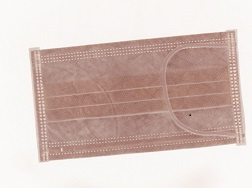
//> input picture Contours/test.jpg, 252 x 188 px
$ ./Contours   (built with g++ and OpenCV 4)
//> lines starting //> are read from the running program, lines starting //| are printed output that depends on the picture; after the words box and inside, x2 and y2 are one past the last pixel; in counts of white or black regions, pixels touching at a corner belong together
### BatchProcess/stdafx.h
// stdafx.h : 标准系统包含文件的包含文件，
// 或是经常使用但不常更改的
// 特定于项目的包含文件
//

#pragma once

#include "targetver.h"

#include <stdio.h>
#include <tchar.h>


// TODO:  在此处引用程序需要的其他头文件

### Contours/stdafx.h
// stdafx.h : 标准系统包含文件的包含文件，
// 或是经常使用但不常更改的
// 特定于项目的包含文件
//

#pragma once

#include "targetver.h"

#include <stdio.h>
#include <tchar.h>


// TODO:  在此处引用程序需要的其他头文件

### Contours/Contours.cpp
// FindRotation-angle.cpp : 定义控制台应用程序的入口点。
//

// findContours.cpp : 定义控制台应用程序的入口点。
//

#include "stdafx.h"


#include <iostream>
#include <vector>
#include <opencv2/opencv.hpp>
#include <opencv2/core/core.hpp>
#include <opencv2/imgproc/imgproc.hpp>
#include <opencv2/highgui/highgui.hpp>


#pragma comment(lib,"opencv_core2410d.lib")
#pragma comment(lib,"opencv_highgui2410d.lib")
#pragma comment(lib,"opencv_imgproc2410d.lib")

#define PI 3.1415926

using namespace std;
using namespace cv;


int hough_line(Mat src)
{
	//【1】载入原始图和Mat变量定义
	Mat srcImage = src;//imread("1.jpg");  //工程目录下应该有一张名为1.jpg的素材图
	Mat midImage, dstImage;//临时变量和目标图的定义

	//【2】进行边缘检测和转化为灰度图
	Canny(srcImage, midImage, 50, 200, 3);//进行一此canny边缘检测
	cvtColor(midImage, dstImage, CV_GRAY2BGR);//转化边缘检测后的图为灰度图

	//【3】进行霍夫线变换
	vector<Vec4i> lines;//定义一个矢量结构lines用于存放得到的线段矢量集合
	HoughLinesP(midImage, lines, 1, CV_PI / 180, 80, 50, 10);

	//【4】依次在图中绘制出每条线段
	for (size_t i = 0; i < lines.size(); i++)
	{
		Vec4i l = lines[i];
		line(dstImage, Point(l[0], l[1]), Point(l[2], l[3]), Scalar(186, 88, 255), 1, CV_AA);
	}

	//【5】显示原始图
	imshow("【原始图】1", srcImage);

	//【6】边缘检测后的图
	imshow("【边缘检测后的图】2", midImage);

	//【7】显示效果图
	imshow("【效果图】3", dstImage);

	waitKey(0);

	return 0;
}

int main()
{
	// Read input binary image

	char *image_name = "test.jpg";
	cv::Mat image = cv::imread(image_name, 0);
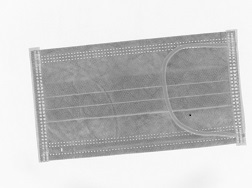
//> image: 188 rows x 252 cols, CV_8UC1; min 0, max 255, mean 199.9
	if (!image.data)
		return 0;

	cv::namedWindow("Binary Image");
	cv::imshow("Binary Image", image);


	// 从文件中加载原图 ,以单通道模式加载
	IplImage *pSrcImage = cvLoadImage(image_name, CV_LOAD_IMAGE_GRAYSCALE);

	// 转为2值图

	cvThreshold(pSrcImage, pSrcImage, 200, 255, cv::THRESH_BINARY_INV);
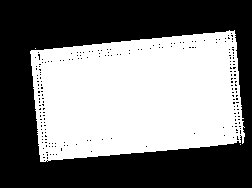
//> pSrcImage: 188 rows x 252 cols, CV_8UC1; 48.1% white; 3 white regions (2 under 20 px)


	image = cv::Mat(pSrcImage, true);

	cv::imwrite("binary.jpg", image);

	// Get the contours of the connected components
	std::vector<std::vector<cv::Point>> contours;
	cv::findContours(image,
		contours, // a vector of contours
		CV_RETR_EXTERNAL, // retrieve the external contours
		CV_CHAIN_APPROX_NONE); // retrieve all pixels of each contours
//> contours = 3 contours, 2 with area under 20; largest, box (x1, y1, x2, y2) and area: (30, 30, 245, 162) 22782

	// Print contours' length
	std::cout << "Contours: " << contours.size() << std::endl;
//| Contours: 3
	std::vector<std::vector<cv::Point>>::const_iterator itContours = contours.begin();
	for (; itContours != contours.end(); ++itContours)
	{

		std::cout << "Size: " << itContours->size() << std::endl;
	}
//> this loop made 3 passes
//| Size: 1
//| Size: 1
//| Size: 649

	// draw black contours on white image
	cv::Mat result(image.size(), CV_8U, cv::Scalar(255));
	cv::drawContours(result, contours,
		-1, // draw all contours
		cv::Scalar(0), // in black
		2); // with a thickness of 2
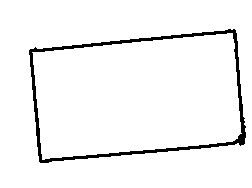
//> result: 188 rows x 252 cols, CV_8UC1; 95.6% white; 1 black region

	cv::namedWindow("Contours");
	cv::imshow("Contours", result);


	// Eliminate too short or too long contours
	int cmin = 100;  // minimum contour length
	int cmax = 1000; // maximum contour length
	std::vector<std::vector<cv::Point>>::const_iterator itc = contours.begin();
	while (itc != contours.end()) {

		if (itc->size() < cmin || itc->size() > cmax)
			itc = contours.erase(itc);
		else
			++itc;
	}
//> after the loop, contours = 1 contour; box (x1, y1, x2, y2) and area: (30, 30, 245, 162) 22782

	// draw contours on the original image
	cv::Mat original = cv::imread(image_name);
//> original is the input picture: 188 rows x 252 cols, CV_8UC3; mean B, G, R 188.6, 194.9, 214.2
	cv::drawContours(original, contours,
		-1, // draw all contours
		cv::Scalar(255, 255, 0), // in white
		2); // with a thickness of 2
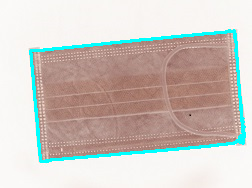
//> original: 188 rows x 252 cols, CV_8UC3; 4.39% of pixels changed, all inside (x1, y1, x2, y2) = (29, 29, 246, 163)

	cv::namedWindow("Contours on original");
	cv::imshow("Contours on original", original);


	// Let's now draw black contours on white image
	result.setTo(cv::Scalar(255));
	cv::drawContours(result, contours,
		-1, // draw all contours
		cv::Scalar(0), // in black
		1); // with a thickness of 1
//> result: 188 rows x 252 cols, CV_8UC1; 98.6% white; black in thin lines or dots, all inside (x1, y1, x2, y2) = (30, 30, 245, 162)
	image = cv::imread("binary.jpg", 0);
//> image: 188 rows x 252 cols, CV_8UC1; min 0, max 255, mean 122.5

	//imshow("lll",result);
	//waitKey(0);

	// testing the bounding box
	//////////////////////////////////////////////////////////////////////////////
	//霍夫变换进行直线检测，此处使用的是probabilistic Hough transform（cv::HoughLinesP）而不是standard Hough transform（cv::HoughLines）

	cv::Mat result_line(image.size(), CV_8U, cv::Scalar(255));
	result_line = result.clone();

	hough_line(result_line);
//> in hough_line, `Canny(srcImage, midImage, 50, 200, 3);`:
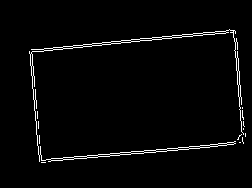
//> midImage: 188 rows x 252 cols, CV_8UC1; 2.6% white in thin lines or dots, all inside (x1, y1, x2, y2) = (29, 29, 246, 163)
//> in hough_line, `HoughLinesP(midImage, lines, 1, CV_PI / 180, 80, 50, 10);`: lines = 4 lines (x1, y1, x2, y2): [29, 52, 235, 31], [39, 159, 240, 142], [35, 49, 205, 32], [39, 161, 243, 143]
//> the loop in hough_line, `for (size_t i = 0; i < lines.size(); i++)` made 4 passes
//> after the loop in hough_line, `for (size_t i = 0; i < lines.size(); i++)`:
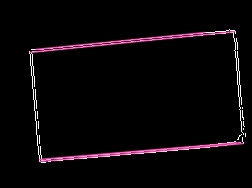
//> dstImage: 188 rows x 252 cols, CV_8UC3; mean B, G, R 7.6, 5.5, 9.2

	// [8 lines of commented-out code are left out]
	vector<Vec4i> lines;

	cv::HoughLinesP(result_line, lines, 1, CV_PI / 180, 80, 50, 10);
//> lines = 223 lines (x1, y1, x2, y2), first 8: [6, 187, 193, 0], [12, 187, 199, 0], [0, 182, 182, 0], [81, 187, 251, 17], [41, 187, 228, 0], [46, 187, 233, 0], [67, 187, 251, 3], [16, 187, 203, 0]

	for (int i = 0; i < lines.size(); i++)
	{
		line(result_line, cv::Point(lines[i][0], lines[i][1]), cv::Point(lines[i][2], lines[i][3]), Scalar(0, 0, 0), 2, 8, 0);
	}
//> result_line: 188 rows x 252 cols, CV_8UC1; 3.7% white; 11 white regions (2 under 20 px)
	cv::namedWindow("line");
	cv::imshow("line", result_line);
	waitKey(0);

	// [15 lines of commented-out code are left out]


	CvBox2D     End_Rage2D;
	CvPoint2D32f rectpoint[4];
	CvMemStorage *storage = cvCreateMemStorage(0);  //开辟内存空间


	CvSeq*      contour = NULL;     //CvSeq类型 存放检测到的图像轮廓边缘所有的像素值，坐标值特征的结构体以链表形式

	cvFindContours(pSrcImage, storage, &contour, sizeof(CvContour), CV_RETR_CCOMP, CV_CHAIN_APPROX_NONE);//这函数可选参数还有不少
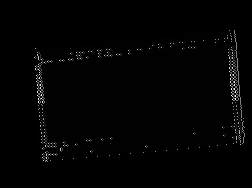
//> pSrcImage: 188 rows x 252 cols, CV_8UC1; min 0, max 255, mean 2.8
//> contour = 3 contours, 2 with area under 20; largest, box (x1, y1, x2, y2) and area: (30, 30, 245, 162) 22782


	for (; contour; contour = contour->h_next)   //如果contour不为空，表示找到一个以上轮廓，这样写法只显示一个轮廓
		//如改为for(; contour; contour = contour->h_next) 就可以同时显示多个轮廓
	{

		End_Rage2D = cvMinAreaRect2(contour);
		//代入cvMinAreaRect2这个函数得到最小包围矩形  这里已得出被测物体的角度，宽度,高度，和中点坐标点存放在CvBox2D类型的结构体中，
		//主要工作基本结束。
		for (int i = 0; i< 4; i++)
		{
			//CvArr* s=(CvArr*)&result;
			//cvLine(s,cvPointFrom32f(rectpoint[i]),cvPointFrom32f(rectpoint[(i+1)%4]),CV_G(0,0,255),2);
			line(result, cvPointFrom32f(rectpoint[i]), cvPointFrom32f(rectpoint[(i + 1) % 4]), Scalar(125), 2);
		}
		cvBoxPoints(End_Rage2D, rectpoint);

		std::cout << " angle:\n" << (float)End_Rage2D.angle << std::endl;      //被测物体旋转角度

	}
//> this loop made 3 passes
//> End_Rage2D on passes 1, 3: centre (240, 144), size (0, 0), angle -90, centre (137.2, 95.6), size (206.8, 113.7), angle -5.3
//> (End_Rage2D, rectpoint) on pass 2: (centre (35, 48), size (0, 0), angle -90, 4 Points (x, y): [35, 48], [35, 48], [35, 48], [35, 48])
//|  angle:
//| -90
//|  angle:
//| -90
//|  angle:
//| -5.31455
//> result: 188 rows x 252 cols, CV_8UC1; min 0, max 255, mean 251.5
//> after the loop, contour = 0 contours
	cv::imshow("lalalal", result);
	cv::waitKey();
	return 0;


}
